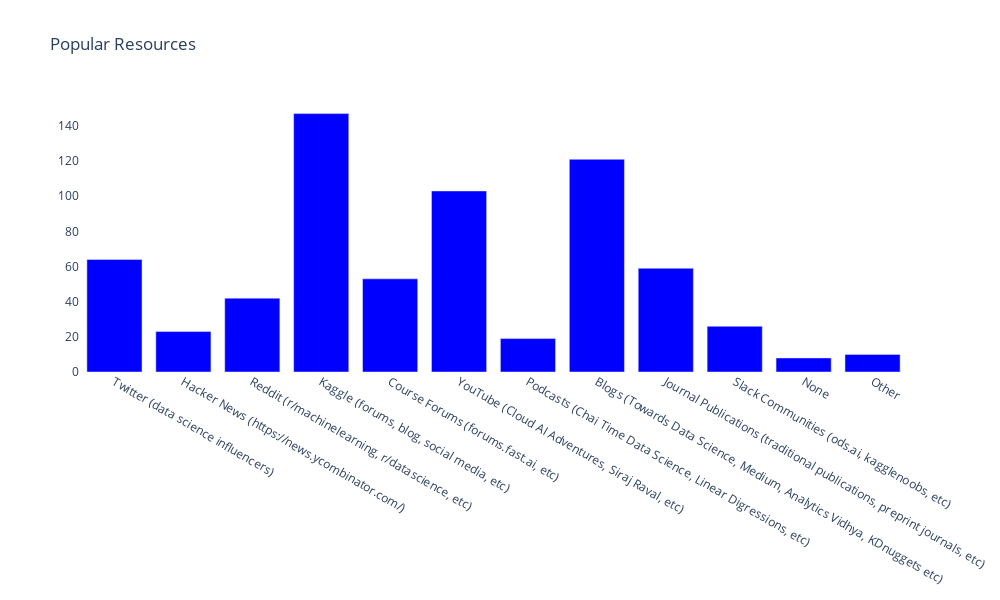

Notebook code for this chart:
### Markdown cell above
## Professional Preferences of Turkish Kagglers

**Resources:**
1. Kaggle
2. Blogs
3. Youtube

**Languages:**
1. Python
2. SQL
3. R and Matlab

**Activities:**
1. Analyze and understand data to influence business decisions
2. Build prototypes to explore applying ML to new areas
3. Build/run ML service that operationally improves my product

**NLP Tools:**
1. Word embeddings/vectors
2. Encoder-decoder models
3. None of the listed

**Libraries:**
1. Scikit-learn
2. Keras
3. TensorFlow

**ML Tools:**
1. None of the listed
2. Automated model selection
3. Automated data augmentation

### Code cell
fig = plot_choice_var(var='Q12', title_name='Resources')
iplot(fig);

### Figure 1 — Plotly figure (JSON) as saved in the notebook; plotly's stock layout.template omitted (floating-point values rounded to 4 significant figures)
{"data": [{"marker": {"color": "blue"}, "name": "c", "showlegend": false, "type": "bar", "x": ["Twitter (data science influencers)", "Hacker News (https://news.ycombinator.com/)", "Reddit (r/machinelearning, r/datascience, etc)", "Kaggle (forums, blog, social media, etc)", "Course Forums (forums.fast.ai, etc)", "YouTube (Cloud AI Adventures, Siraj Raval, etc)", "Podcasts (Chai Time Data Science, Linear Digressions, etc)", "Blogs (Towards Data Science, Medium, Analytics Vidhya, KDnuggets etc)", "Journal Publications (traditional publications, preprint journals, etc)", "Slack Communities (ods.ai, kagglenoobs, etc)", "None", "Other"], "y": [64, 23, 42, 147, 53, 103, 19, 121, 59, 26, 8, 10]}], "layout": {"height": 600, "paper_bgcolor": "rgba(0,0,0,0)", "plot_bgcolor": "rgba(0,0,0,0)", "title": {"text": "Popular Resources"}, "width": 1000}}
